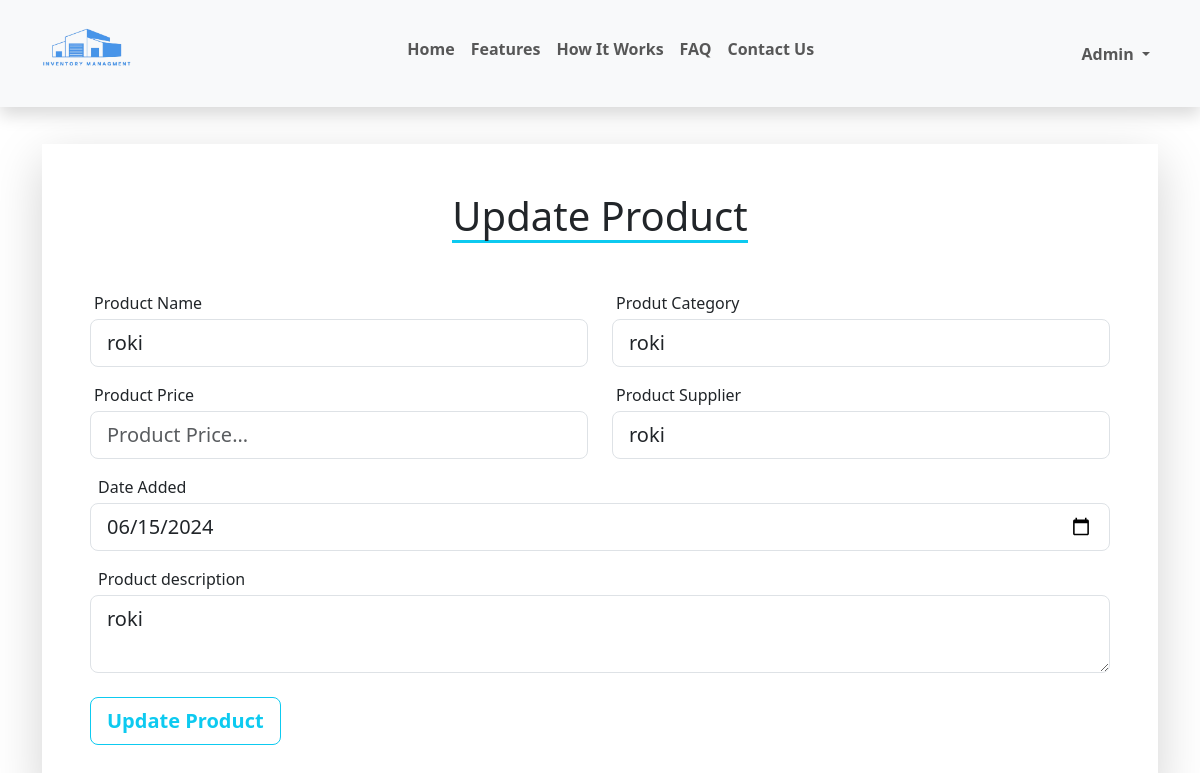
Page /edit-product/2/ (signed in) on the committed database.
### App/models.py (models this page shows, shortened)
class Product(models.Model):
    name = models.CharField(max_length=400, verbose_name=_("Name"))
    category = models.CharField(max_length=400, verbose_name=_("Category"))
    price = models.FloatField(verbose_name=_("Price"))
    description = models.TextField(verbose_name=_("Description"))
    supplier = models.CharField(max_length=400, verbose_name=_("Supplier"))
    date_added = models.DateField(auto_now_add=True, verbose_name=_("Date Added"))
    user = models.ForeignKey(User, on_delete=models.CASCADE, verbose_name=_("User"))
    class Meta:
        verbose_name_plural = _("Products")
    def formatted_date(self):
        return self.date_added.strftime("%Y-%m-%d") if self.date_added else ''

### App/views.py (the view)
    def _wrapped_view(request, *args, **kwargs):
        expired_session_message = 'The session has expired. Please login again to continue.'
        if expired_session_message in [msg.message for msg in messages.get_messages(request)]:
            messages.info(request, expired_session_message)
            return redirect("login")
        if not request.user.is_authenticated:
            messages.error(request, "You need to login first!")
            return redirect("login")
        return view_func(request, *args, **kwargs)

### App/views.py (called while the page is built, shortened)
def redirect_if_not_authenticated(view_func):
    def _wrapped_view(request, *args, **kwargs):
        expired_session_message = 'The session has expired. Please login again to continue.'
        if expired_session_message in [msg.message for msg in messages.get_messages(request)]:
            messages.info(request, expired_session_message)
            return redirect("login")
        if not request.user.is_authenticated:
            messages.error(request, "You need to login first!")
            return redirect("login")
        return view_func(request, *args, **kwargs)
    return _wrapped_view

@redirect_if_not_authenticated
def edit_product(request, product_id):
    product = get_object_or_404(Product, id=product_id)
    context = {"product": product}
    return render(request, "product/edit_product.html", context)

### App/templates/product/edit_product.html (shortened to what this page needs)
{% extends "product/add_product.html" %}
{% block content %}
    {% include 'nav.html' %}
    <div class="container" style="margin-top: 9em;">
        <div class="shadow-lg p-5 add-doc-container">
            <div class="text-center">
                <h1 class="d-inline-block border-bottom border-3 border-info mb-5">Update Product</h1>
            </div>
            <form action="{% url 'edit_product' product.id %}" method="POST">
                <div class="row">
                    <div class="col-lg-6">
                        <div class="mb-3">
                            <label for="" class="ms-1 mb-1">Product Name</label>
                            <input name="product_name" type="text" class="form-control form-control-lg" placeholder="Product Name..."
                            value="{{ product.name }}">
                        </div>
                    </div>
                    <div class="col-lg-6">
                        <div class="mb-3">
                            <label for="" class="ms-1 mb-1">Produt Category</label>
                            <input name="product_category" type="text" class="form-control form-control-lg" placeholder="Product Category..."
                            value="{{ product.category }}">
                        </div>
                    </div>
                    <div class="col-lg-6">
                        <div class="mb-3">
                            <label for="" class="ms-1 mb-1">Product Price</label>
                            <input name="product_price" type="number" step="0.01" class="form-control form-control-lg" placeholder="Product Price..."
                            value="{{ product.price }}">
                        </div>
                    </div>
                    <div class="col-lg-6">
                        <div>
                            <label for="" class="ms-1 mb-1">Product Supplier</label>
                            <input name="product_supplier" type="text" class="form-control form-control-lg" placeholder="Product Supplier..."
                            value="{{ product.supplier }}">
                        </div>
                    </div>
            </div>
                <div class="mb-3">
                    <label for="" class="mb-1 ms-2">Date Added</label>
                    <input name="date_added" type="date" class="form-control form-control-lg"
                    value="{{ product.formatted_date }}">
                </div>
                <div class="mb-4">
                    <label for="" class="mb-1 ms-2">Product description</label>
                    <textarea name="product_description" class="form-control form-control-lg">{{ product.description }}</textarea>
                </div>
                <div>
                    <button type="submit" class="btn btn-outline-info btn-lg fw-bolder add-doc-btn">Update Product</button>
                </div>
            </form>
        </div>
    </div>
{% endblock content %}

### App/templates/nav.html (shortened to what this page needs)
{% load static %}
<nav class="navbar navbar-expand-lg navbar-light bg-light shadow fixed-top p-3" id="nav-scroll">
  <div class="container">
      <a href="{% url 'home' %}" class="navbar-brand fw-bolder">
        <img src="{% static 'img/inventory-logo.png' %}" alt="" class="img-fluid logo">
      </a>
    <div class="collapse navbar-collapse pt-3 pt-lg-0 fw-bold" id="navbar">
      <ul class="navbar-nav me-auto mb-2 mb-lg-0 mx-auto">
        <li class="nav-item">
          <a class="nav-link link d-inline-block
          {% if request.path == '/' %} active {% endif %}"
          href="/#home">Home</a>
        </li>
        <li class="nav-item">
          <a class="nav-link link d-inline-block" href="/#features">Features</a>
        </li>
        <li class="nav-item">
          <a class="nav-link link d-inline-block" href="/#how-it-works">How It Works</a>
        </li>
        <li class="nav-item">
          <a class="nav-link link d-inline-block" href="/#faq">FAQ</a>
        </li>
        <li class="nav-item">
          <a class="nav-link link d-inline-block" href="/#contact">Contact Us</a>
        </li>
      </ul>
      <ul class="navbar-nav mb-2 mb-lg-0">
        {% if request.user.is_authenticated %}
            <li class="nav-item dropdown">
              <a href="#" class="nav-link dropdown-toggle
              "
              href="#" role="button" aria-expanded="false">
                {{ request.user | title }}
              </a>
            </li>
        {% endif %}
      </ul>
    </div>
  </div>
</nav>

### App/static/css/styles.css (style rules this page uses)
.link { position: relative; overflow: hidden; }
.link::after { content: ""; display: block; height: 3px; width: 100%; background-color: #007bff; transform: scale(0); transform-origin: left; transition: transform 0.5s ease; }
.logo { width: 90px; }

### rows in the picture
Product: product_name "roki", product_category "roki", product_supplier "roki", date_added "06/15/2024", product_description "roki"

### other values in the picture
{{ request.user | title }} "Admin"
